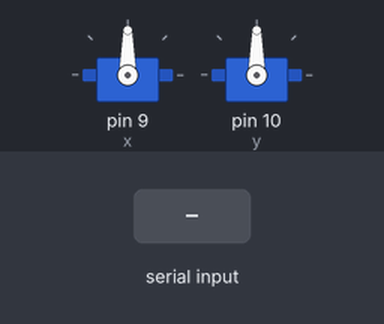
Bench run of a sketch on a simulated Arduino Uno, built with avr-gcc and run on an emulated ATmega328P. Shown: 2 × servo. Inputs (shaded band) come from the test bench. What the sketch prints to the serial monitor is not drawn.

Above: at 1.2 s.
1.3 s: "W" received over Serial
At 1.9 s:
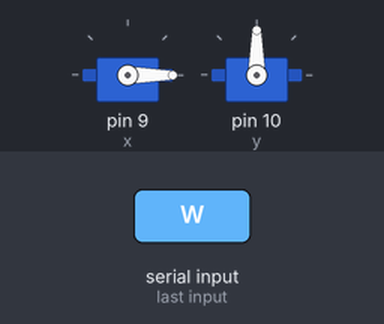
2.8 s: "S" received over Serial
At 4.0 s:
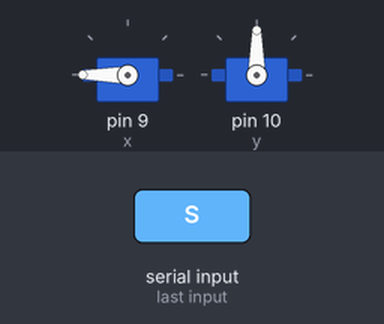
4.3 s: "A" received over Serial
At 5.4 s:
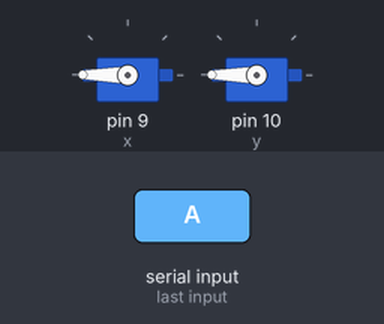
5.8 s: "D" received over Serial
At 6.5 s:
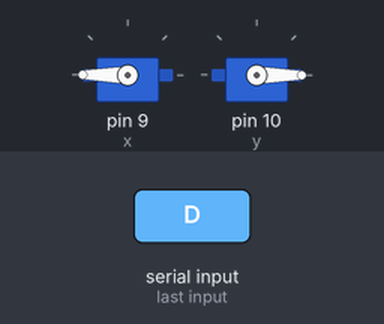
7.3 s: "W" received over Serial
At 7.6 s:
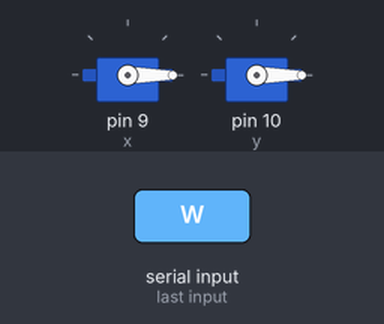
8.8 s: "A" received over Serial
At 10.0 s:
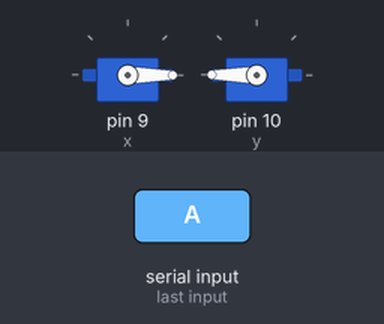
Timing chart, 0 to 11.3 s (numbered marks = the images above; inputs shaded):
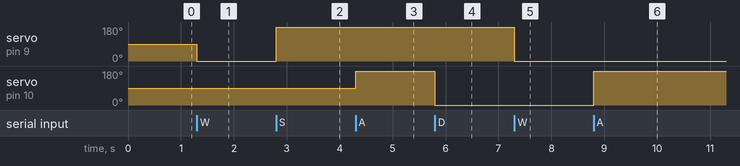

The sketch:

CodigoBTfuncional.ino
```cpp
/*
Autor : Mateus
Nome: CarretaFuracao
Versão : 1
Descrição:.....
*/
//definição de angulo max e min
#define AnguloMin 0
#define AnguloMax 180
#define AnguloMinB 0
#define AnguloMaxB 180

//inclusão da bibblioteca servo
#include<Servo.h>
//criando objetos x e y
Servo x;
Servo y;
// criando uma variavel "estado" para controlar
// a máquina de estados ela é do tipo charatere
char estado;

//função setup predefine as entradas e saidas da lógica
void setup()
{
  // definimos que as portas 9 e 10 do arduino serão
  // usadas para servos
  x.attach(9);
  y.attach(10);
  //iniciamos a comunicação serial
  Serial.begin(9600);
}
//cria função que ficará em loop
void loop()
{
  //se o serial estiver disponivel e for maior que zero
  //executa o que está dentro das chaves
  if (Serial.available() > 0) {
    //a variavel estado vai fazer leitura da comunicação serial
    estado  = Serial.read();
    // a comunicação serial manda de volta como confirmação
    //do que foi recebido
    Serial.write(estado);
  }
  //se a leitura da varial estado for igual a 'W' ele ira enviar um comando para o servo
  //se movimentar
  if (estado == 'W') {
    x.write(AnguloMin );
  }
  else if (estado == 'S') {  // Se o estado recebido for igual a 'I', o carro se movimenta para Frente Esquerda.
    x.write(AnguloMax);

  } else if (estado == 'A') {  // Se o estado recebido for igual a 'I', o carro se movimenta para Frente Esquerda.
    y.write(AnguloMax);

  }else if (estado == 'D') {  // Se o estado recebido for igual a 'I', o carro se movimenta para Frente Esquerda.
    y.write(AnguloMin );

  }


}
```

Measured:
- after the input at 1.3 s, servo on pin 9 (x): 90° → 0° at once
- after the input at 2.8 s, servo on pin 9 (x): 0° → 180° at once
- after the input at 4.3 s, servo on pin 10 (y): 90° → 180° at once
- after the input at 5.8 s, servo on pin 10 (y): 180° → 0° at once
- after the input at 7.3 s, servo on pin 9 (x): 180° → 0° at once
- after the input at 8.8 s, servo on pin 10 (y): 0° → 180° at once
